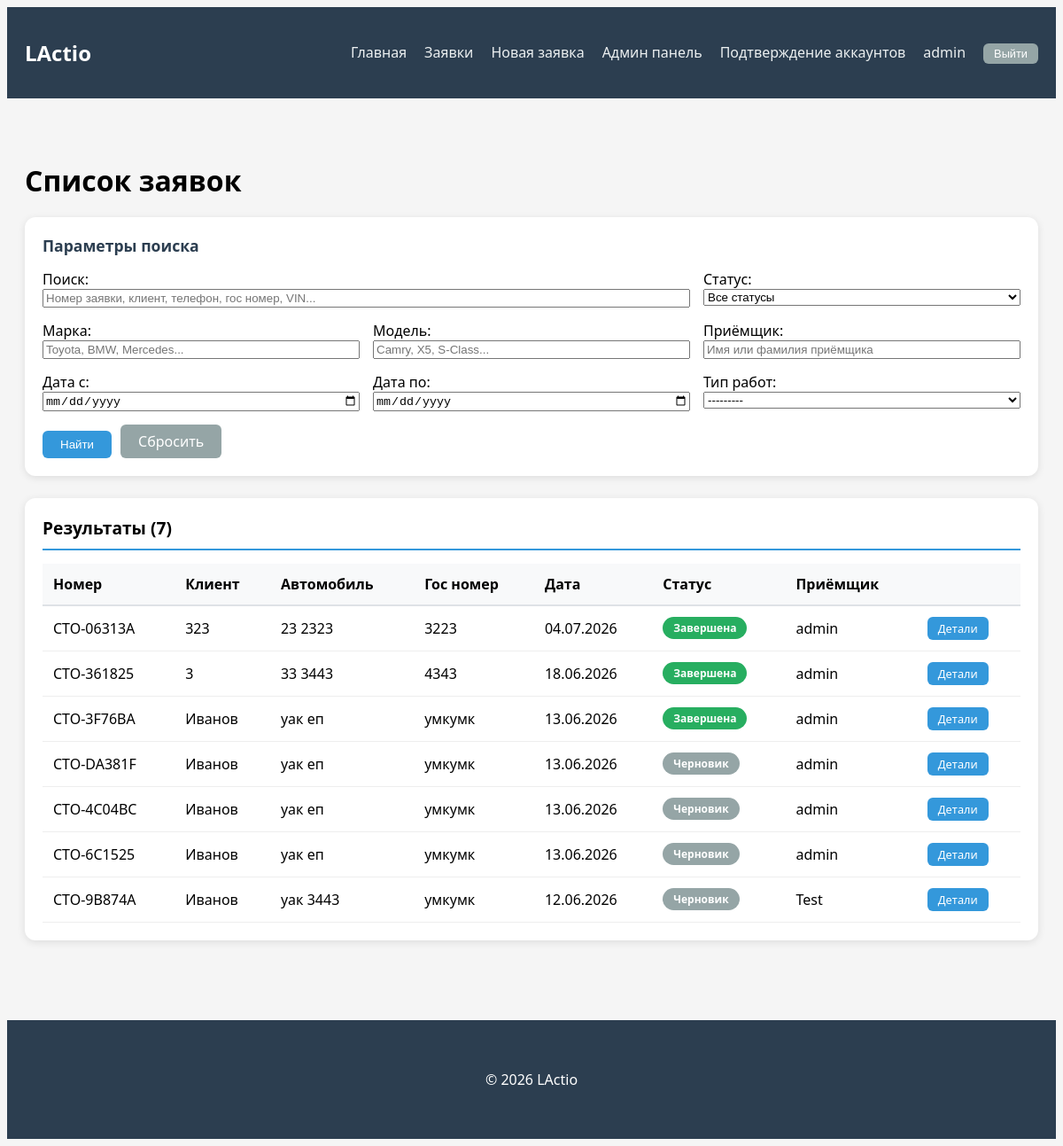
Before: /requests/ (signed in) with the older database file.
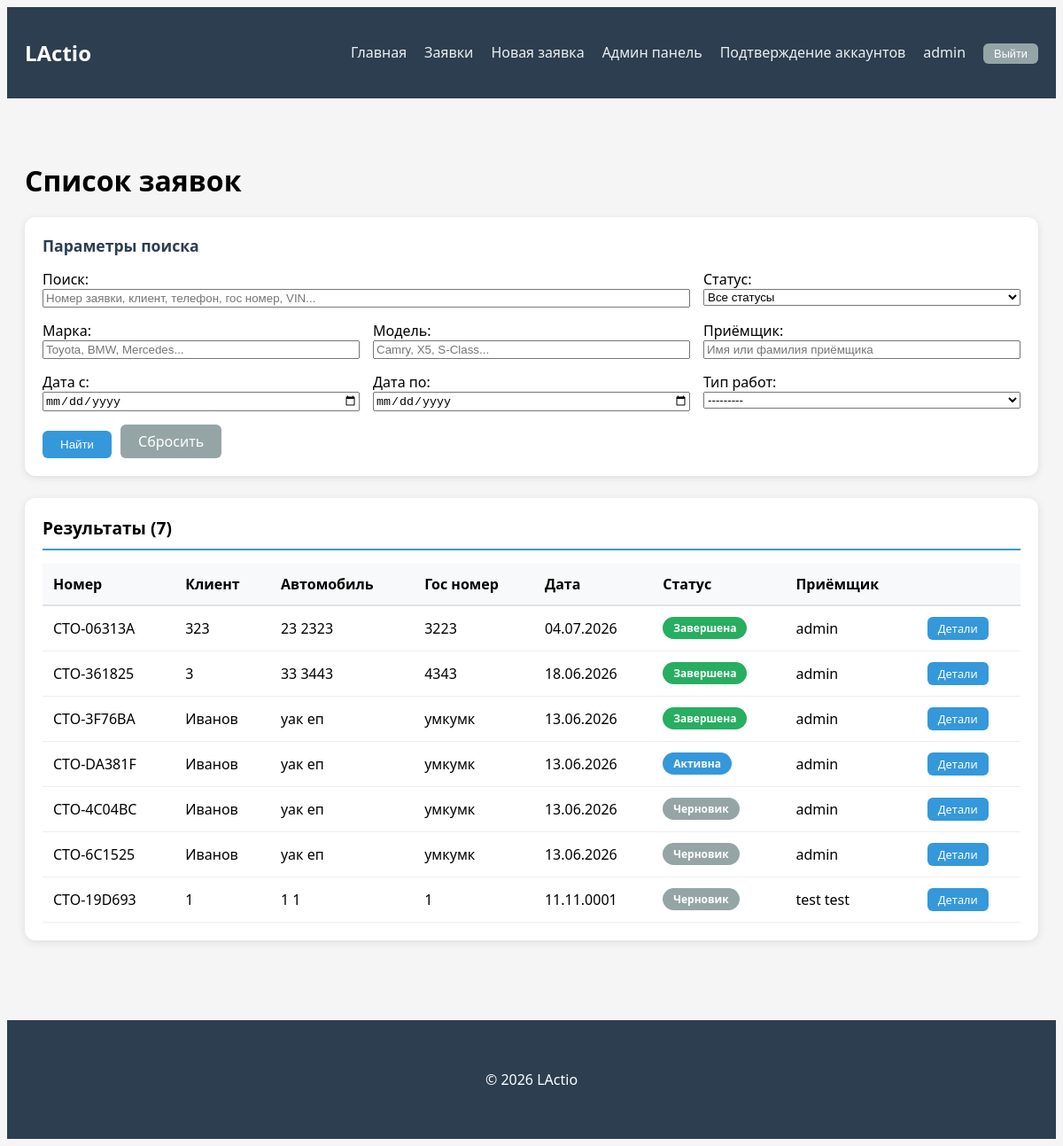
After: the same page with the newer database file.
### service_reception/models.py (models this page shows, shortened)
class RepairRequest(models.Model):
    STATUS_CHOICES = [
        ('draft', 'Черновик'),
        ('active', 'Активна'),
        ('completed', 'Завершена'),
        ('cancelled', 'Отменена'),
    ]
    request_number = models.CharField(max_length=20, unique=True, editable=False)
    receptionist = models.ForeignKey(User, on_delete=models.CASCADE)
    reception_date = models.DateField()
    reception_time = models.TimeField()
    client_name = models.CharField(max_length=200)
    client_phone = models.CharField(max_length=20)
    car_brand = models.CharField(max_length=100)
    car_model = models.CharField(max_length=100)
    license_plate = models.CharField(max_length=20, blank=True)
    vin = models.CharField(max_length=17, blank=True)
    work_types = models.ManyToManyField('WorkType', blank=True)
    issue_description = models.TextField()
    notes = models.TextField(blank=True)
    dashboard_photo = models.ImageField(
        upload_to='dashboard/',
        blank=True,
        null=True,
        verbose_name='Фото приборной панели'
    )
    mileage = models.IntegerField(
        null=True,
        blank=True,
        verbose_name='Пробег (км)'
    )
    status = models.CharField(max_length=20, choices=STATUS_CHOICES, default='draft')

class User(AbstractUser):
    POSITION_CHOICES = [
        ('admin', 'Администратор'),
        ('receptionist', 'Приёмщик'),
        ('master', 'Мастер'),
    ]
    phone = models.CharField(max_length=20, blank=True, verbose_name='Телефон')
    position = models.CharField(max_length=50, choices=POSITION_CHOICES, default='receptionist', verbose_name='Должность')
    avatar = models.ImageField(upload_to='avatars/', blank=True, null=True, verbose_name='Фото')
    is_approved = models.BooleanField(default=False, verbose_name='Подтверждён администратором')
    class Meta:
        verbose_name = 'Пользователь'
        verbose_name_plural = 'Пользователи'

### service_reception/views.py (the view, shortened to what this page needs)
# urls.py: path('requests/', views.request_list, name='request_list'),
def request_list(request):
    if not request.user.is_authenticated:
        return redirect('service_reception:login')
    if request.user.is_staff:
        requests_list = RepairRequest.objects.select_related('receptionist').all().order_by('-reception_date', '-reception_time')
    else:
        requests_list = RepairRequest.objects.filter(receptionist=request.user).select_related('receptionist').order_by('-reception_date', '-reception_time')
    form = RepairRequestSearchForm(request.GET)
    if form.is_valid():
        query = form.cleaned_data.get('search')
        status = form.cleaned_data.get('status')
        work_type = form.cleaned_data.get('work_type')
        date_from = form.cleaned_data.get('date_from')
        date_to = form.cleaned_data.get('date_to')
        car_brand = form.cleaned_data.get('car_brand')
        car_model = form.cleaned_data.get('car_model')
        receptionist_name = form.cleaned_data.get('receptionist_name')
        if status:
            requests_list = requests_list.filter(status=status)
        if work_type:
            requests_list = requests_list.filter(work_types=work_type)
        if date_from:
            requests_list = requests_list.filter(reception_date__gte=date_from)
        if date_to:
            requests_list = requests_list.filter(reception_date__lte=date_to)
        if car_brand:
            requests_list = requests_list.filter(car_brand__icontains=car_brand)
        if car_model:
            requests_list = requests_list.filter(car_model__icontains=car_model)
        if receptionist_name and request.user.is_staff:
            requests_list = requests_list.filter(
                Q(receptionist__first_name__icontains=receptionist_name) |
                Q(receptionist__last_name__icontains=receptionist_name)
            )
    context = {
        'requests_list': requests_list,
        'form': form,
        'is_admin': request.user.is_staff,
    }
    return render(request, 'reception/request_list.html', context)

### service_reception/models.py (called while the page is built)
    def __str__(self):
        return self.name

### service_reception/templates/reception/request_list.html (shortened to what this page needs)
{% extends 'reception/base.html' %}
{% block content %}
<h1 class="mb_20">Список заявок</h1>
<div class="search_section">
    <div class="search_title">Параметры поиска</div>
    <form method="get" class="search_form">
        <div class="search_field_group_wide">
            {{ form.search.label_tag }}
            {{ form.search }}
        </div>
        <div class="search_field_group">
            {{ form.status.label_tag }}
            {{ form.status }}
        </div>
        <div class="search_field_group">
            {{ form.car_brand.label_tag }}
            {{ form.car_brand }}
        </div>
        <div class="search_field_group">
            {{ form.car_model.label_tag }}
            {{ form.car_model }}
        </div>
        <div class="search_field_group">
            {{ form.receptionist_name.label_tag }}
            {{ form.receptionist_name }}
        </div>
        <div class="search_field_group">
            {{ form.date_from.label_tag }}
            {{ form.date_from }}
        </div>
        <div class="search_field_group">
            {{ form.date_to.label_tag }}
            {{ form.date_to }}
        </div>
        <div class="search_field_group">
            {{ form.work_type.label_tag }}
            {{ form.work_type }}
        </div>
        <div class="search_buttons">
            <button type="submit" class="btn_primary">Найти</button>
            <a href="{% url 'service_reception:request_list' %}" class="btn_secondary">Сбросить</a>
        </div>
    </form>
</div>
<div class="main_card">
    <div class="main_card_header">Результаты ({{ requests_list.count }})</div>
    {% if requests_list %}
    <table class="data_table">
        <thead>
            <tr>
                <th class="data_table_header">Номер</th>
                <th class="data_table_header">Клиент</th>
                <th class="data_table_header">Автомобиль</th>
                <th class="data_table_header">Гос номер</th>
                <th class="data_table_header">Дата</th>
                <th class="data_table_header">Статус</th>
                {% if is_admin %}
                    <th class="data_table_header">Приёмщик</th>
                {% endif %}
                <th class="data_table_header"></th>
            </tr>
        </thead>
        <tbody>
            {% for req in requests_list %}
            <tr>
                <td class="data_table_cell">{{ req.request_number }}</td>
                <td class="data_table_cell">{{ req.client_name }}</td>
                <td class="data_table_cell">{{ req.car_brand }} {{ req.car_model }}</td>
                <td class="data_table_cell">{{ req.license_plate }}</td>
                <td class="data_table_cell">{{ req.reception_date|date:"d.m.Y" }}</td>
                <td class="data_table_cell">
                    <span class="status_badge status_{{ req.status }}">
                        {{ req.get_status_display }}
                    </span>
                </td>
                <td class="data_table_cell">{{ req.receptionist.get_full_name|default:req.receptionist.username }}</td>
                <td class="data_table_cell">
                    <a href="{% url 'service_reception:request_detail' req.pk %}" class="btn_primary btn_small">Детали</a>
                </td>
            </tr>
            {% endfor %}
        </tbody>
    </table>
    {% else %}
    <p class="text_center">Заявки не найдены</p>
    {% endif %}
</div>
{% endblock %}

Changed rows visible on the page:
removed RepairRequest: request_number "СТО-9B874A", client_name "Иванов", car_brand "уак", car_model "3443", license_plate "умкумк", reception_date "12.06.2026", status "Черновик", receptionist.get_full_name "Test"
changed RepairRequest "СТО-DA381F": status "Черновик" → "Активна"
added RepairRequest: request_number "СТО-19D693", client_name "1", car_brand "1", car_model "1", license_plate "1", reception_date "11.11.0001", status "Черновик", receptionist.get_full_name "test test"
